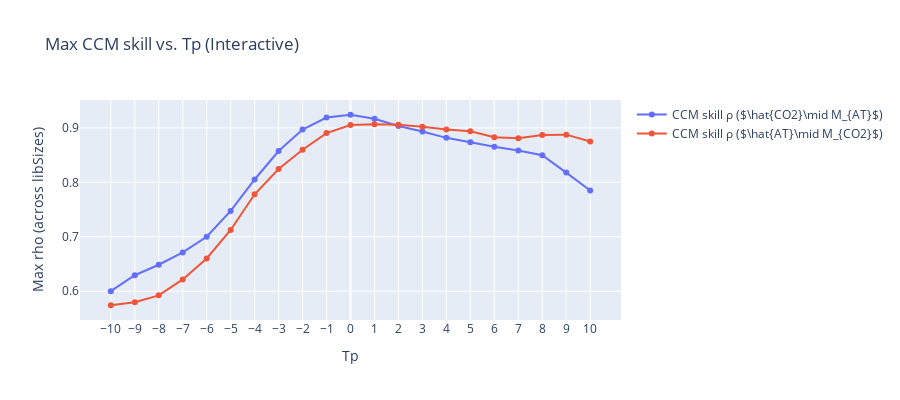

Notebook code cell kept with this figure:
### Code cell
from toolbox import ccm_functions as cf
import importlib
importlib.reload(cf)
 

Tps_list, forward_rhos, reverse_rhos = cf.find_optimal_Tp(
    df_sd      = df_AT,
    df_pre     = df_CO2,
    E          = 5,
    tau        = 2,
    libSizes   = "40 80 120 160 200 240 280 320 360",
    sample     = 10,
    Tps        = range(-10, 11),
    interactive=True   
)

### Figure 1 — Plotly figure (JSON) as saved in the notebook; plotly's stock layout.template omitted (floating-point values rounded to 4 significant figures)
{"data": [{"mode": "lines+markers", "name": "CCM skill ρ ($\\hat{CO2}\\mid M_{AT}$)", "type": "scatter", "x": [-10, -9, -8, -7, -6, -5, -4, -3, -2, -1, 0, 1, 2, 3, 4, 5, 6, 7, 8, 9, 10], "y": [0.6001, 0.6294, 0.6486, 0.6713, 0.7, 0.7474, 0.8052, 0.8575, 0.8968, 0.9191, 0.9241, 0.9167, 0.9036, 0.8934, 0.8817, 0.8734, 0.8653, 0.8585, 0.8498, 0.8178, 0.7849]}, {"mode": "lines+markers", "name": "CCM skill ρ ($\\hat{AT}\\mid M_{CO2}$)", "type": "scatter", "x": [-10, -9, -8, -7, -6, -5, -4, -3, -2, -1, 0, 1, 2, 3, 4, 5, 6, 7, 8, 9, 10], "y": [0.5742, 0.5798, 0.5924, 0.6217, 0.6602, 0.7125, 0.778, 0.8246, 0.8599, 0.8904, 0.9053, 0.9067, 0.9057, 0.9022, 0.8972, 0.8936, 0.8827, 0.8811, 0.8868, 0.8876, 0.875]}], "layout": {"height": 400, "title": {"text": "Max CCM skill vs. Tp (Interactive)"}, "width": 900, "xaxis": {"tickmode": "array", "tickvals": [-10, -9, -8, -7, -6, -5, -4, -3, -2, -1, 0, 1, 2, 3, 4, 5, 6, 7, 8, 9, 10], "title": {"text": "Tp"}}, "yaxis": {"title": {"text": "Max rho (across libSizes)"}}}}
